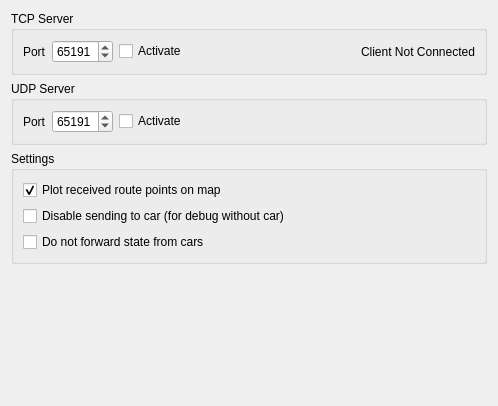
<?xml version="1.0" encoding="UTF-8"?>
<ui version="4.0">
 <class>NetworkInterface</class>
 <widget class="QWidget" name="NetworkInterface">
  <property name="geometry">
   <rect>
    <x>0</x>
    <y>0</y>
    <width>498</width>
    <height>406</height>
   </rect>
  </property>
  <property name="windowTitle">
   <string>Form</string>
  </property>
  <layout class="QVBoxLayout" name="verticalLayout_2">
   <item>
    <widget class="QGroupBox" name="groupBox_2">
     <property name="title">
      <string>TCP Server</string>
     </property>
     <layout class="QHBoxLayout" name="horizontalLayout_2">
      <item>
       <widget class="QLabel" name="label_2">
        <property name="text">
         <string>Port</string>
        </property>
       </widget>
      </item>
      <item>
       <widget class="QSpinBox" name="tcpPortBox">
        <property name="maximum">
         <number>65535</number>
        </property>
        <property name="value">
         <number>65191</number>
        </property>
       </widget>
      </item>
      <item>
       <widget class="QCheckBox" name="tcpActivateBox">
        <property name="text">
         <string>Activate</string>
        </property>
       </widget>
      </item>
      <item>
       <spacer name="horizontalSpacer">
        <property name="orientation">
         <enum>Qt::Horizontal</enum>
        </property>
        <property name="sizeHint" stdset="0">
         <size>
          <width>40</width>
          <height>20</height>
         </size>
        </property>
       </spacer>
      </item>
      <item>
       <widget class="QLabel" name="tcpClientConnectedLabel">
        <property name="text">
         <string>Client Not Connected</string>
        </property>
       </widget>
      </item>
     </layout>
    </widget>
   </item>
   <item>
    <widget class="QGroupBox" name="groupBox">
     <property name="title">
      <string>UDP Server</string>
     </property>
     <layout class="QHBoxLayout" name="horizontalLayout">
      <item>
       <widget class="QLabel" name="label">
        <property name="text">
         <string>Port</string>
        </property>
       </widget>
      </item>
      <item>
       <widget class="QSpinBox" name="udpPortBox">
        <property name="maximum">
         <number>65535</number>
        </property>
        <property name="value">
         <number>65191</number>
        </property>
       </widget>
      </item>
      <item>
       <widget class="QCheckBox" name="udpActivateBox">
        <property name="text">
         <string>Activate</string>
        </property>
       </widget>
      </item>
      <item>
       <spacer name="horizontalSpacer_2">
        <property name="orientation">
         <enum>Qt::Horizontal</enum>
        </property>
        <property name="sizeHint" stdset="0">
         <size>
          <width>40</width>
          <height>20</height>
         </size>
        </property>
       </spacer>
      </item>
     </layout>
    </widget>
   </item>
   <item>
    <widget class="QGroupBox" name="groupBox_3">
     <property name="title">
      <string>Settings</string>
     </property>
     <layout class="QVBoxLayout" name="verticalLayout">
      <item>
       <widget class="QCheckBox" name="plotRouteMapBox">
        <property name="text">
         <string>Plot received route points on map</string>
        </property>
        <property name="checked">
         <bool>true</bool>
        </property>
       </widget>
      </item>
      <item>
       <widget class="QCheckBox" name="disableSendCarBox">
        <property name="toolTip">
         <string>Do not send anything to the cars. This can be useful for debugging the XML protocol.</string>
        </property>
        <property name="text">
         <string>Disable sending to car (for debug without car)</string>
        </property>
       </widget>
      </item>
      <item>
       <widget class="QCheckBox" name="noForwardStateBox">
        <property name="toolTip">
         <string>&lt;html&gt;&lt;head/&gt;&lt;body&gt;&lt;p&gt;Do not send the state received from the cars. This can be useful when visualizing the cars is desired from RC Car Tool without flooding the client with state messages.&lt;/p&gt;&lt;p&gt;&lt;br/&gt;&lt;/p&gt;&lt;p&gt;&lt;span style=&quot; font-weight:600;&quot;&gt;Notice&lt;/span&gt;&lt;/p&gt;&lt;p&gt;This will also prevent the getState command from working.&lt;/p&gt;&lt;/body&gt;&lt;/html&gt;</string>
        </property>
        <property name="text">
         <string>Do not forward state from cars</string>
        </property>
       </widget>
      </item>
     </layout>
    </widget>
   </item>
   <item>
    <spacer name="verticalSpacer">
     <property name="orientation">
      <enum>Qt::Vertical</enum>
     </property>
     <property name="sizeHint" stdset="0">
      <size>
       <width>20</width>
       <height>241</height>
      </size>
     </property>
    </spacer>
   </item>
  </layout>
 </widget>
 <resources/>
 <connections/>
</ui>
